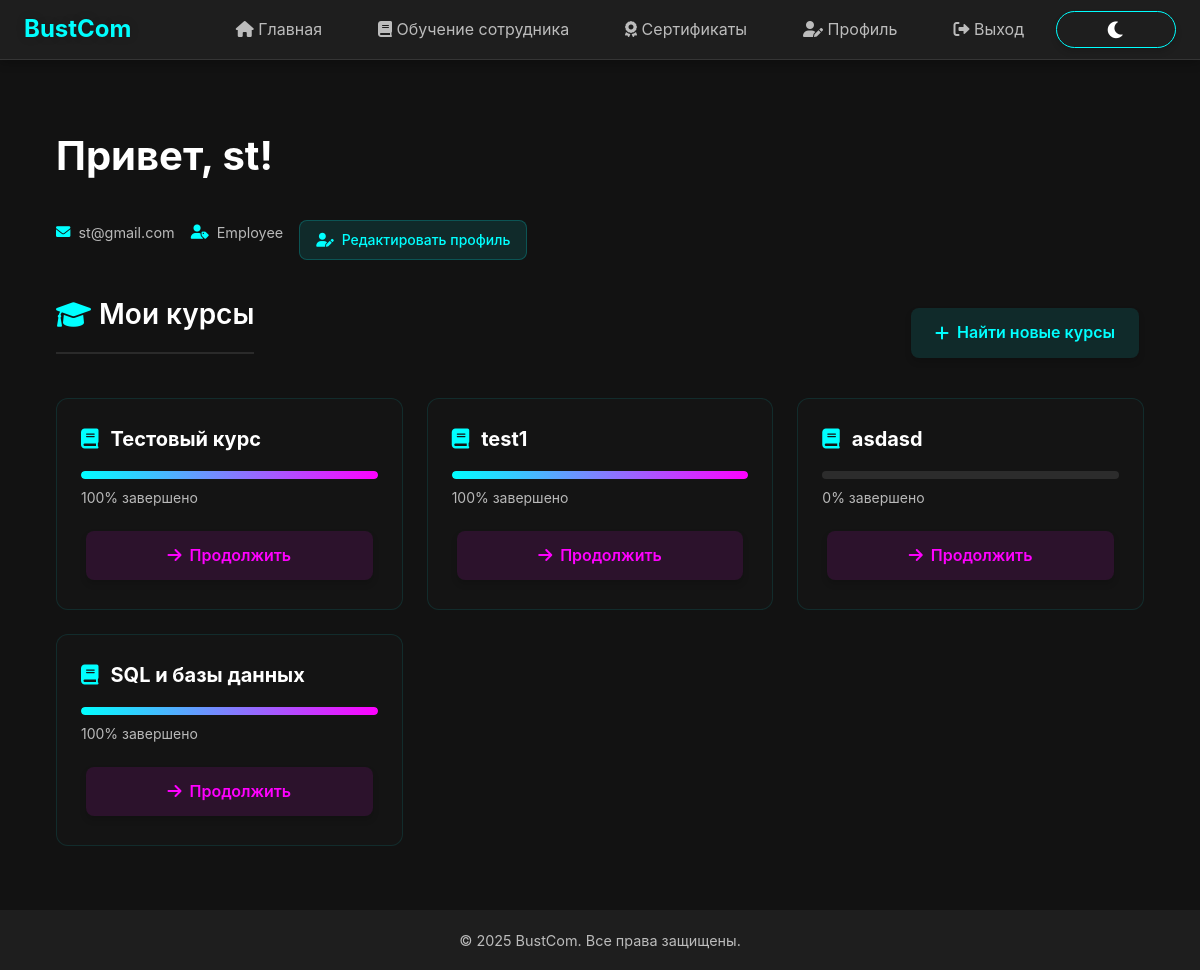
The page /profile/ (signed in) on the database its author committed.
### bustComProj/models.py (models this page shows, shortened)
class User(AbstractUser):
    ROLE_CHOICES = [
        ('admin', 'Администратор'),
        ('hr', 'HR-менеджер'),
        ('teacher', 'Преподаватель'),
        ('training_manager', 'Менеджер по обучению'),
        ('employee', 'Сотрудник')
    ]
    email = models.EmailField(unique=True)
    role = models.CharField(max_length=20, choices=ROLE_CHOICES, default='employee')
    is_blocked = models.BooleanField(default=False, verbose_name='Заблокирован')
    objects = UserManager()
    groups = models.ManyToManyField(
        'auth.Group',
        related_name="bustcomproj_user_groups",
        blank=True
    )
    user_permissions = models.ManyToManyField(
        'auth.Permission',
        related_name="bustcomproj_user_permissions",
        blank=True
    )
    class Meta:
        verbose_name = 'Пользователь'
        verbose_name_plural = 'Пользователи'

class Profile(models.Model):
    ROLE_CHOICES = [
    ('admin', 'Администратор'),
    ('hr', 'HR-менеджер'),
    ('teacher', 'Преподаватель'),
    ('training_manager', 'Менеджер по обучению'),
    ('employee', 'Сотрудник')
]
    user = models.OneToOneField(settings.AUTH_USER_MODEL, on_delete=models.CASCADE, related_name='profile')
    role = models.CharField(max_length=20, choices=ROLE_CHOICES, default='employee')
    phone = models.CharField(max_length=20, blank=True, null=True)
    company = models.CharField(max_length=100, blank=True, null=True)
    has_seen_guide = models.BooleanField(default=False, verbose_name='Просмотрено руководство')
    class Meta:
        verbose_name = 'Профиль'
        verbose_name_plural = 'Профили'

class Course(models.Model):
    LEVEL_CHOICES = [
        ('beginner', 'Начальный'),
        ('intermediate', 'Средний'),
        ('advanced', 'Продвинутый')
    ]
    title = models.CharField(max_length=100)
    description = models.TextField()
    duration = models.IntegerField(help_text='Продолжительность в часах')
    level = models.CharField(max_length=20, choices=LEVEL_CHOICES, default='beginner')
    teacher = models.ForeignKey(User, on_delete=models.CASCADE, related_name='courses')
    created_at = models.DateTimeField(auto_now_add=True)
    updated_at = models.DateTimeField(auto_now=True)
    class Meta:
        verbose_name = 'Курс'
        verbose_name_plural = 'Курсы'

### bustComProj/views.py (the view)
# urls.py: path('profile/', profile, name='profile'),
@login_required
def profile(request):
    user = request.user
    enrollments = Enrollment.objects.filter(user=user).select_related('course')
    progress_data = []
    for enrollment in enrollments:
        course = enrollment.course
        total_lectures = Lecture.objects.filter(course=course).count()
        completed_lectures = CompletedLecture.objects.filter(user=user, lecture__course=course).count()
        progress = int((completed_lectures / total_lectures) * 100) if total_lectures > 0 else 0
        progress_data.append({
            'course': course.title,
            'course_id': course.id,
            'progress': progress,
            'total_lectures': total_lectures,
            'completed_lectures': completed_lectures
        })
    return render(request, 'bustComProj/profile.html', {
        'progress_data': progress_data
    })

### bustComProj/templates/bustComProj/profile.html (shortened to what this page needs)
{% extends 'bustComProj/base.html' %}
{% load static %}
{% block content %}
<div class="profile-container">
    <div class="profile-header">
        <h1 class="welcome-title">Привет, {{ user.get_full_name|default:user.username }}!</h1>
        <div class="profile-info">
            <div class="info-item">
                <i class="fas fa-envelope"></i>
                <span>{{ user.email }}</span>
            </div>
            <div class="info-item">
                <i class="fas fa-user-tag"></i>
                <span>{{ user.profile.role|title }}</span>
            </div>
            <a href="{% url 'edit_profile' %}" class="btn-edit-profile">
                <i class="fas fa-user-edit"></i>
                <span>Редактировать профиль</span>
            </a>
        </div>
    </div>
    <div class="courses-section">
        <div class="section-header">
            <h2 class="section-title">
                <i class="fas fa-graduation-cap"></i>
                Мои курсы
            </h2>
            <a href="{% url 'courses_list' %}" class="btn-action btn-primary">
                <i class="fas fa-plus"></i>
                <span>Найти новые курсы</span>
            </a>
        </div>
        {% if progress_data %}
            <div class="courses-grid">
                {% for item in progress_data %}
                    <div class="course-card">
                        <div class="course-header">
                            <i class="fas fa-book"></i>
                            <h3>{{ item.course }}</h3>
                        </div>
                        <div class="progress-container">
                            <div class="progress-bar">
                                <div class="progress" style="width: {{ item.progress }}%"></div>
                            </div>
                            <span class="progress-text">{{ item.progress }}% завершено</span>
                        </div>
                        <a href="{% url 'course_detail' item.course_id %}" class="btn-action btn-continue">
                            <i class="fas fa-arrow-right"></i>
                            <span>Продолжить</span>
                        </a>
                    </div>
                {% endfor %}
            </div>
        {% endif %}
    </div>
</div>
{% endblock %}

### bustComProj/static/css/enhanced.css (style rules this page uses)
.btn, button, input[type="submit"], input[type="button"], .btn-primary, .btn-secondary, .btn-success, .btn-danger, .btn-info, .btn-warning, .btn-outline-primary, .btn-outline-secondary, .btn-outline-success, .btn-outline-danger, .btn-outline-info, .btn-outline-warning, a.btn, a.btn-action, a.btn-outline { display: inline-flex; align-items: center; justify-content: center; gap: 8px; padding: 12px 24px; border-radius: 8px; font-size: 1rem; font-weight: 600; text-decoration: none; cursor: pointer; transition: all 0.3s ease; box-shadow: 0 4px 6px rgba(0, 0, 0, 0.15); border: none; text-align: center; margin: 5px; min-width: 120px; position: relative; overflow: hidden; }
.btn-primary, .btn-action, input[type="submit"] { background: linear-gradient(135deg, #5e72e4, #335eea); color: white; }
.section-title { font-size: 1.75rem; margin-bottom: 20px; padding-bottom: 15px; border-bottom: 2px solid rgba(255, 255, 255, 0.1); color: var(--text-primary); font-weight: 600; }
:root { --primary-color: #ff00ff; --secondary-color: #00ffcc; --accent-color: #ff3366; --background-dark: #1a1a1a; --background-light: #2a2a2a; --text-primary: #ffffff; --text-secondary: #e0e0e0; --success-color: #00ff88; --danger-color: #ff3366; --warning-color: #ffcc00; --border-radius: 15px; --transition-speed: 0.3s; }

### bustComProj/static/css/theme.css (style rules this page uses)
:root[data-theme="dark"] { --primary-color: #00ffff; --primary-dark: #00cccc; --primary-light: #80ffff; --secondary-color: #ff00ff; --secondary-dark: #cc00cc; --secondary-light: #ff80ff; --background-dark: #121212; --background-light: #1e1e1e; --background-lighter: #2d2d2d; --text-primary: #ffffff; --text-secondary: rgba(255, 255, 255, 0.7); --text-tertiary: rgba(255, 255, 255, 0.5); }

### bustComProj/templates/bustComProj/base.html (style rules this page uses)
:root { --primary-color: #00ffff; --primary-dark: #00cccc; --primary-light: #80ffff; --secondary-color: #ff00ff; --secondary-dark: #cc00cc; --secondary-light: #ff80ff; --background-dark: #121212; --background-light: #1e1e1e; --background-lighter: #2d2d2d; --text-primary: #ffffff; --text-secondary: rgba(255, 255, 255, 0.7); --text-tertiary: rgba(255, 255, 255, 0.5); --danger-color: #ff4444; --danger-dark: #cc0000; --success-color: #00ff00; --success-dark: #00cc00; --spacing-xs: 0.5rem; --spacing-sm: 1rem; --spacing-md: 1.5rem; --spacing-lg: 2rem; --spacing-xl: 3rem; --border-radius: 12px; --border-radius-sm: 8px; --max-width: 1200px; --header-height: 60px; --footer-height: 60px; --transition-fast: 0.2s ease; --transition-normal: 0.3s ease; --shadow-sm: 0 2px 4px rgba(0, 0, 0, 0.2); --shadow-md: 0 4px 6px rgba(0, 0, 0, 0.3); --shadow-lg: 0 8px 16px rgba(0, 0, 0, 0.4); }
* { margin: 0; padding: 0; box-sizing: border-box; -webkit-tap-highlight-color: transparent; }
body { font-family: -apple-system, BlinkMacSystemFont, 'Segoe UI', Roboto, Oxygen, Ubuntu, Cantarell, 'Open Sans', 'Helvetica Neue', sans-serif; background-color: var(--background-dark); color: var(--text-primary); line-height: 1.6; overflow-x: hidden; }
a { color: var(--primary-color); text-decoration: none; transition: all var(--transition-normal); position: relative; }
a:not(.btn):after { content: ''; position: absolute; width: 100%; height: 2px; bottom: -2px; left: 0; background: linear-gradient(90deg, var(--primary-color), var(--secondary-color)); transform: scaleX(0); transform-origin: right; transition: transform var(--transition-normal); }

### rows shown on the page
User: get_full_name "st", email "st@gmail.com", profile.role "Employee"
Course: course "Тестовый курс"
Course: course "test1"
Course: course "asdasd"
Course: course "SQL и базы данных"

### other values the page prints
{{ item.progress }} "100" "100" "0" "100"
